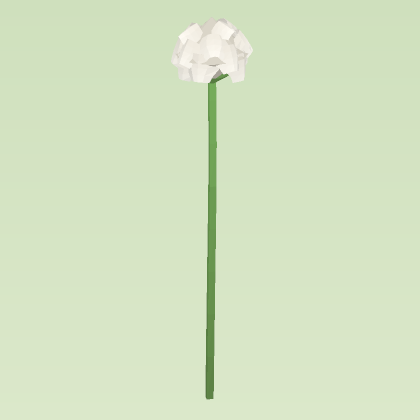
#> input picture _archive/legacy-prototypes/meadow-kit/scratch/shots/s-blossomPuff.png, 420 x 420 px, given in place of s-grass.png, which was not available
$ python sheet.py
#> lines starting #> are read from the running program, lines starting #| are printed output that depends on the picture
from PIL import Image, ImageDraw
ids = ["grass","broadLeaf","daisy","buttercup","clover","campanula","lupine","cosmos","phlox","blossomPuff"]
cell = 420
cols = 5
rows = 2
sheet = Image.new("RGB", (cell*cols, cell*rows), (207,224,189))
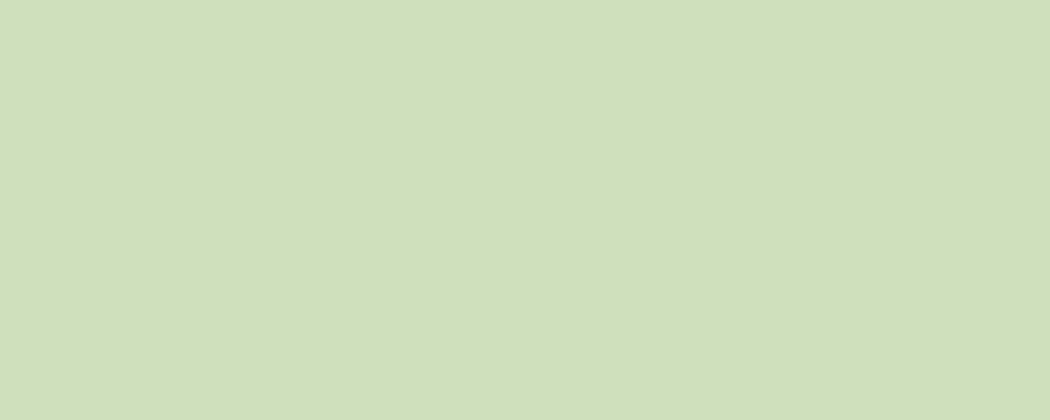
#> sheet: PIL image 2100x840 RGB (shown at 1/2 size); mean R, G, B 207, 224, 189
for i, sid in enumerate(ids):
    im = Image.open(f"scratch/shots/s-{sid}.png").convert("RGB")
    x = (i % cols) * cell
    y = (i // cols) * cell
    sheet.paste(im, (x, y))
    d = ImageDraw.Draw(sheet)
    d.rectangle([x, y, x+cell-1, y+cell-1], outline=(160,170,140))
    d.text((x+10, y+8), sid, fill=(50,60,40))
#> pass 2 of the loop `for i, sid in enumerate(ids):`:
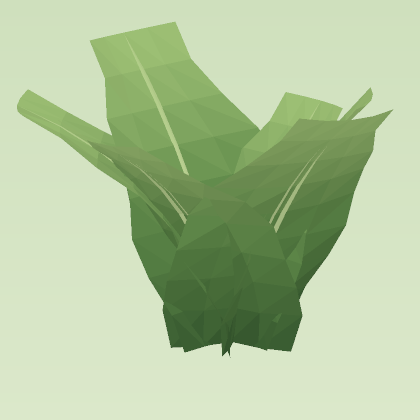
#> input picture _archive/legacy-prototypes/meadow-kit/scratch/shots/s-broadLeaf.png, 420 x 420 px, found by its file name
#> `sheet.paste(im, (x, y))`:
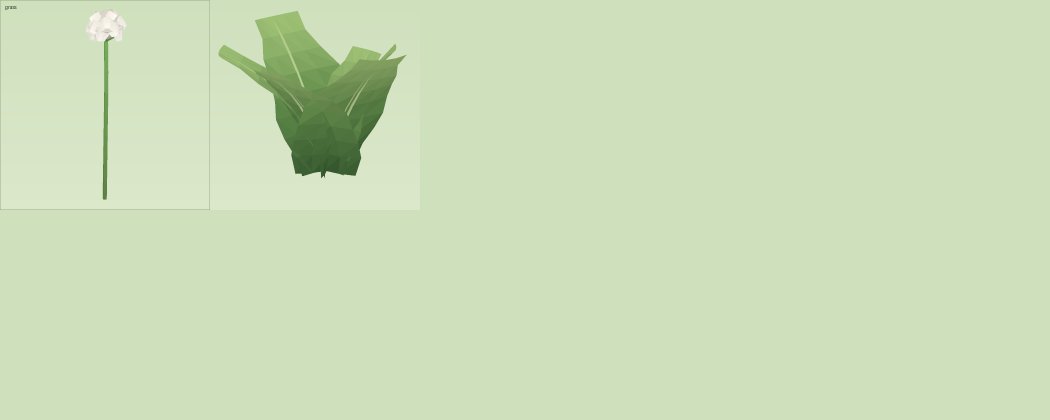
#> sheet: PIL image 2100x840 RGB (shown at 1/2 size); mean R, G, B 204.5, 221.7, 186.3
#> (the run stopped early here; a loop or call above may not have finished)
